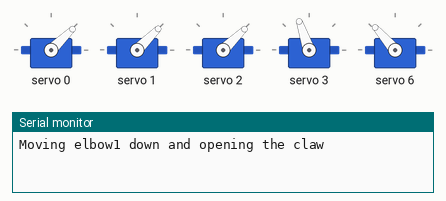
Recording of a sketch running on a simulated Arduino Uno, built with avr-gcc and run on an emulated ATmega328P. Shown: 5 × servo, the last lines printed to the serial monitor.

Above: at 3.05 s.
At 4.35 s:
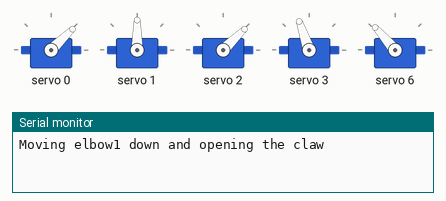
At 5.7 s:
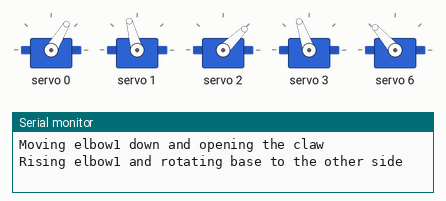
At 8.4 s:
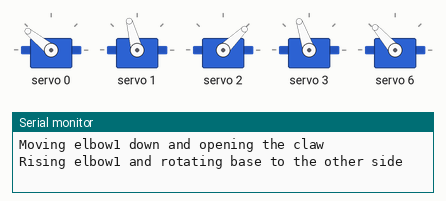
At 11.65 s:
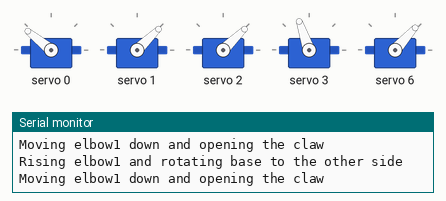
At 14.9 s:
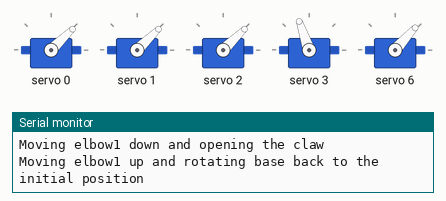
Timing chart, 0 to 18.5 s (numbered marks = the images above):
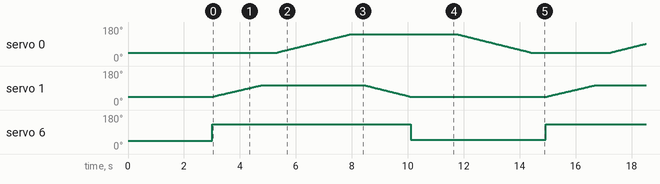

The sketch:

RobotArm.ino
```cpp
#include <Wire.h>
#include <Adafruit_PWMServoDriver.h>

Adafruit_PWMServoDriver srituhobby = Adafruit_PWMServoDriver();

#define servoBase 0
#define servoElbow1 1
#define servoElbow2 2
#define servoRoller 3
#define servoHand1 4
#define servoHand2 5
#define servoClaw 6

void setup() {
  Serial.begin(9600);
  srituhobby.begin();
  srituhobby.setPWMFreq(60);

  // Initial positions
  srituhobby.setPWM(servoBase, 0, 246);  // 0 degrees
  srituhobby.setPWM(servoElbow1, 0, 246);  // Initial position for elbow1
  srituhobby.setPWM(servoElbow2, 0, 246);  // Initial position for elbow2
  srituhobby.setPWM(servoRoller, 0, 410);
  srituhobby.setPWM(servoHand1, 0, 0);
  srituhobby.setPWM(servoHand2, 0, 0);
  srituhobby.setPWM(servoClaw, 0, 246); // Initial position for claw

  delay(3000);
}

void loop() {
  // Step 1: Move elbow1 down and close the claw
  Serial.println("Moving elbow1 down and opening the claw");
  for (int pos = 246; pos <= 400; pos++) {
    srituhobby.setPWM(servoElbow1, 0, pos);
    srituhobby.setPWM(servoClaw, 0, 465); // close the claw
    delay(10);
  }
  delay(500); // Wait for a moment

  // Step 2: Rotate the base to the other side while elbow1 is rising back
  Serial.println("Rising elbow1 and rotating base to the other side");
  for (int pos = 246; pos <= 492; pos++) {
    srituhobby.setPWM(servoBase, 0, pos);
    delay(10);
  }
  delay(500); // Wait for a moment

  // Step 3: Move elbow1 down and open the claw to release the item
  Serial.println("Moving elbow1 down and opening the claw");
    for (int pos = 400; pos >= 246; pos--) {
    srituhobby.setPWM(servoElbow1, 0, pos);
    delay(10);
  }
  for (int pos = 246; pos <= 400; pos++) {
    srituhobby.setPWM(servoClaw, 0, 256); // Open the claw
    delay(10);
  }

  // Step 5: rotate base back to the initial position
  Serial.println("Moving elbow1 up and rotating base back to the initial position");
  for (int pos = 492; pos >= 246; pos--) {
    srituhobby.setPWM(servoBase, 0, pos);
    delay(10);
  }
  delay(500); // Wait for a moment

  // Repeat the process
}
```

Measured:
- by itself, servo 6: alternates 131° for 7.1 s and 48° for 4.8 s
